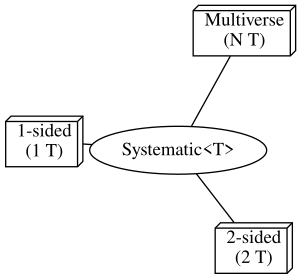

Python code for this plot:
import pygraphviz as pgv

g = pgv.AGraph()

g.add_node('Systematic<T>')
g.graph_attr['overlap'] = False

g.add_node('1-sided\\n(1 T)', shape='box3d')
g.add_edge('Systematic<T>', '1-sided\\n(1 T)')

g.add_node('2-sided\\n(2 T)', shape='box3d')
g.add_edge('Systematic<T>', '2-sided\\n(2 T)')

g.add_node('Multiverse\\n(N T)', shape='box3d')
g.add_edge('Systematic<T>', 'Multiverse\\n(N T)')

g.layout(prog='neato')
g.draw('systematic_spider.svg', prog='neato')
